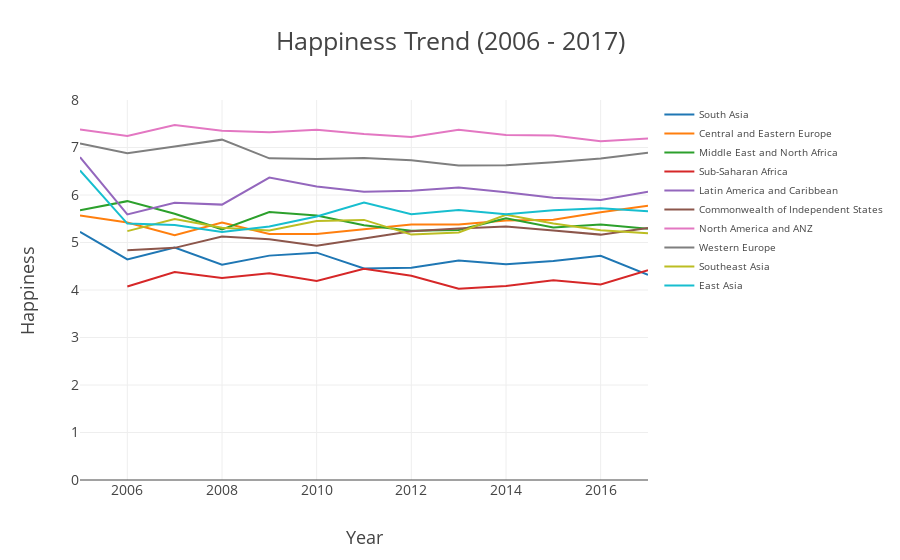

The code cell stored with this chart in its notebook:
### Code cell
layout = go.Layout(title="Happiness Trend (2006 - 2017)", font=dict(size=18), 
                   xaxis=dict(title='Year', titlefont=dict(size=18), 
                              tickfont=dict(size=14)),
                   yaxis=dict(range=[0, 8], title='Happiness', 
                              titlefont=dict(size=18), tickfont=dict(size=14)),legend=dict(font=dict(size=10)))
fig = {'data': [{'x': df_ts[df_ts['region'] == region].groupby('year')
                 .agg({'happiness': 'mean'}).reset_index()['year'],
                 'y': df_ts[df_ts['region'] == region].groupby('year')
                 .agg({'happiness': 'mean'}).reset_index()['happiness'],
                 'name': region, 'mode': 'lines', } for region in df_ts['region'].unique()], 
       'layout': layout}
py.iplot(fig)

### Figure 1 — Plotly figure (JSON) as saved in the notebook; plotly's stock layout.template omitted (floating-point values rounded to 4 significant figures)
{"data": [{"mode": "lines", "name": "South Asia", "type": "scatter", "uid": "46b4f1b4-8d28-11e8-8cdf-60030899ee42", "x": [2005, 2006, 2007, 2008, 2009, 2010, 2011, 2012, 2013, 2014, 2015, 2016, 2017], "y": [5.225, 4.645, 4.894, 4.534, 4.724, 4.786, 4.452, 4.469, 4.619, 4.544, 4.613, 4.721, 4.319]}, {"mode": "lines", "name": "Central and Eastern Europe", "type": "scatter", "uid": "46b4f5f6-8d28-11e8-b86b-60030899ee42", "x": [2005, 2006, 2007, 2008, 2009, 2010, 2011, 2012, 2013, 2014, 2015, 2016, 2017], "y": [5.567, 5.422, 5.152, 5.418, 5.18, 5.179, 5.277, 5.381, 5.378, 5.462, 5.479, 5.636, 5.774]}, {"mode": "lines", "name": "Middle East and North Africa", "type": "scatter", "uid": "46b4f934-8d28-11e8-a6af-60030899ee42", "x": [2005, 2006, 2007, 2008, 2009, 2010, 2011, 2012, 2013, 2014, 2015, 2016, 2017], "y": [5.677, 5.871, 5.604, 5.278, 5.641, 5.569, 5.362, 5.249, 5.263, 5.508, 5.315, 5.381, 5.287]}, {"mode": "lines", "name": "Sub-Saharan Africa", "type": "scatter", "uid": "46b4fc36-8d28-11e8-b43f-60030899ee42", "x": [2006, 2007, 2008, 2009, 2010, 2011, 2012, 2013, 2014, 2015, 2016, 2017], "y": [4.074, 4.381, 4.254, 4.353, 4.19, 4.449, 4.298, 4.028, 4.086, 4.208, 4.118, 4.415]}, {"mode": "lines", "name": "Latin America and Caribbean", "type": "scatter", "uid": "46b4ff92-8d28-11e8-bcc7-60030899ee42", "x": [2005, 2006, 2007, 2008, 2009, 2010, 2011, 2012, 2013, 2014, 2015, 2016, 2017], "y": [6.796, 5.59, 5.838, 5.798, 6.367, 6.18, 6.068, 6.09, 6.159, 6.06, 5.941, 5.897, 6.066]}, {"mode": "lines", "name": "Commonwealth of Independent States", "type": "scatter", "uid": "46b50258-8d28-11e8-a7d1-60030899ee42", "x": [2006, 2007, 2008, 2009, 2010, 2011, 2012, 2013, 2014, 2015, 2016, 2017], "y": [4.835, 4.887, 5.126, 5.071, 4.93, 5.09, 5.236, 5.294, 5.334, 5.255, 5.166, 5.304]}, {"mode": "lines", "name": "North America and ANZ", "type": "scatter", "uid": "46b50514-8d28-11e8-9ca8-60030899ee42", "x": [2005, 2006, 2007, 2008, 2009, 2010, 2011, 2012, 2013, 2014, 2015, 2016, 2017], "y": [7.379, 7.243, 7.471, 7.35, 7.323, 7.372, 7.284, 7.222, 7.372, 7.262, 7.251, 7.131, 7.192]}, {"mode": "lines", "name": "Western Europe", "type": "scatter", "uid": "46b507c6-8d28-11e8-867f-60030899ee42", "x": [2005, 2006, 2007, 2008, 2009, 2010, 2011, 2012, 2013, 2014, 2015, 2016, 2017], "y": [7.083, 6.882, 7.02, 7.165, 6.772, 6.757, 6.779, 6.73, 6.623, 6.627, 6.69, 6.767, 6.892]}, {"mode": "lines", "name": "Southeast Asia", "type": "scatter", "uid": "46b50a82-8d28-11e8-907b-60030899ee42", "x": [2006, 2007, 2008, 2009, 2010, 2011, 2012, 2013, 2014, 2015, 2016, 2017], "y": [5.239, 5.497, 5.31, 5.253, 5.452, 5.476, 5.167, 5.21, 5.584, 5.4, 5.26, 5.194]}, {"mode": "lines", "name": "East Asia", "type": "scatter", "uid": "46b50d3e-8d28-11e8-9a05-60030899ee42", "x": [2005, 2006, 2007, 2008, 2009, 2010, 2011, 2012, 2013, 2014, 2015, 2016, 2017], "y": [6.516, 5.398, 5.369, 5.221, 5.336, 5.547, 5.843, 5.594, 5.683, 5.594, 5.679, 5.72, 5.657]}], "layout": {"font": {"size": 18}, "legend": {"font": {"size": 10}}, "title": "Happiness Trend (2006 - 2017)", "xaxis": {"tickfont": {"size": 14}, "title": "Year", "titlefont": {"size": 18}}, "yaxis": {"range": [0, 8], "tickfont": {"size": 14}, "title": "Happiness", "titlefont": {"size": 18}}}}
